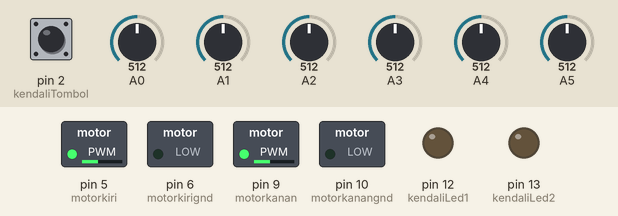
A sketch run on a simulated Arduino Uno, built with avr-gcc and run on an emulated ATmega328P. Parts: switched loads named in the sketch (green lamp = pin HIGH), output pins drawn as LEDs (lit = HIGH). Dashed ring = blinking. The inputs (shaded band) are chosen by the test bench; at power-on: pin 2 (kendaliTombol) HIGH, A1 = 512, A2 = 512, A0 = 512, A3 = 512, A4 = 512, A5 = 512. EEPROM starts erased; what the sketch prints to the serial monitor is not drawn.

Above: at 1.2 s.
1.3 s: pin 2 (kendaliTombol) pulled LOW for 0.15 s
At 1.6 s:
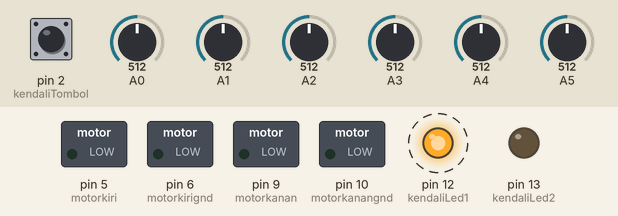
4.3 s: pin 2 (kendaliTombol) pulled LOW for 1 s
At 5.55 s:
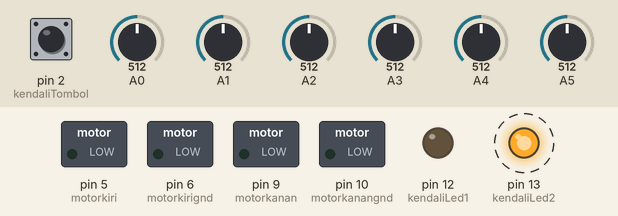
7.3 s: pin 2 (kendaliTombol) pulled LOW for 0.15 s
At 9.1 s:
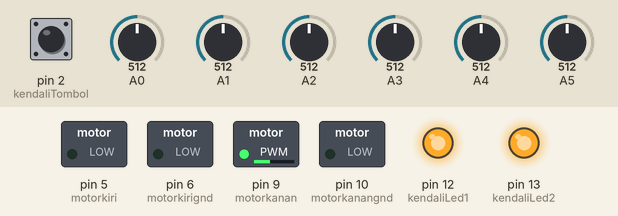
9.4 s: A1 set to 498
10.9 s: A1 set to 471
At 12.0 s:
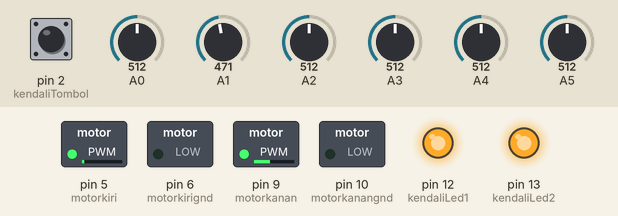
12.4 s: A2 set to 306
At 13.9 s:
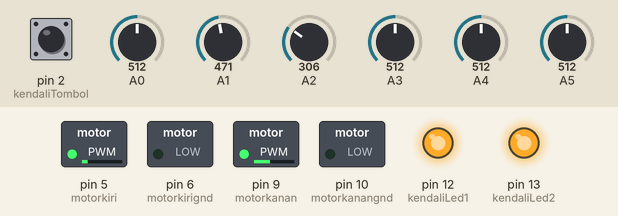
Timing chart, 0 to 14.9 s (numbered marks = the images above; inputs shaded):
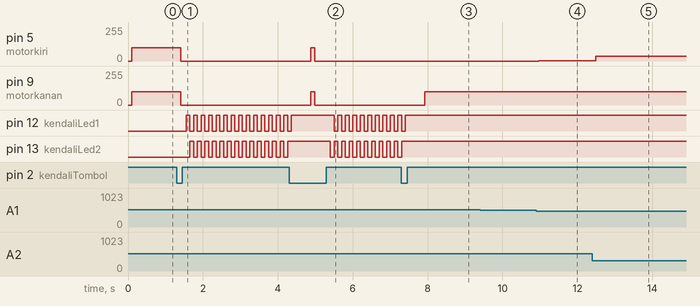

Measured:
- after the input at 1.3 s, pin 5 (motorkiri), pin 9 (motorkanan): 100/255 → 0/255 after 0.10 s; pin 12 (kendaliLed1): alternates HIGH for 0.10 s and LOW for 0.10 s, starting after 0.25 s; pin 13 (kendaliLed2): alternates HIGH for 0.10 s and LOW for 0.10 s, starting after 0.35 s
- after the input at 4.3 s, pin 5 (motorkiri), pin 9 (motorkanan): 0/255 → 100/255 after 0.58 s, → 0/255 0.11 s later
- after the input at 7.3 s, pin 9 (motorkanan): 0/255 → 100/255 after 0.62 s; pin 12 (kendaliLed1): goes on until 7.4 s, then stays HIGH; pin 13 (kendaliLed2): goes on until 7.3 s, then stays HIGH
- after the input at 9.4 s, every drawn part: stays the same
- after the input at 10.9 s, pin 5 (motorkiri): 0/255 → 1/255 after 0.07 s
- after the input at 12.4 s, pin 5 (motorkiri): 1/255 → 34/255 after 0.09 s

The sketch:

line_foll.ino
```cpp
float PV; // PV(Present Value) = process value atau nilai aktual pembacaan
int pwmkanan;
int pwmkiri;
int MINPWM = 0;
int MAXPWM = 100;//maksimal 255
int MV;// Modificated Value merupakan nilai kalkulasi untuk mengoreksi error(hasil dari PID)
float P;
float I;
float D;
float Kp;
float Ki;
float Kd;
float Ts;
float error;
float lasterror;
float ratei;
float rated;
#define SP 0 // SP = set point atau nilai acuan
#include <Wire.h>
#include <EEPROM.h>
#define kendaliLed1 12
#define kendaliLed2 13
#define kendaliTombol 2
#define motorkanan 9
#define motorkanangnd 10
#define motorkiri 5
#define motorkirignd 6
unsigned int sensor[6], nilaiMin[6], nilaiMax[6], nilaiRef[6];
int i, x=0;
boolean biner[6];

void setup() {
pinMode (motorkanan, OUTPUT);
pinMode (motorkanangnd, OUTPUT);
pinMode (motorkiri, OUTPUT);
pinMode (motorkirignd, OUTPUT);
pinMode (kendaliLed1, OUTPUT);
pinMode (kendaliLed2, OUTPUT);
pinMode (kendaliTombol, INPUT);
digitalWrite(kendaliTombol, HIGH);
Serial.begin(115200);
dataSensor();
}

void loop() {
analogWrite (motorkanangnd,0);
analogWrite (motorkirignd,0);
KendaliBacasensor ();
tampilDatasensor();
KendaliTampilsensor ();
if (digitalRead(kendaliTombol)==LOW)
  {
    analogWrite (motorkanan,0);
    analogWrite (motorkiri,0);
    while (digitalRead(kendaliTombol)==LOW){
    }
  kalibrasi();
  }

 //PID, SP = 0
     if ((biner[0]==1) &&(biner[1]==1) &&(biner[2]==1) &&(biner[3]==1) &&(biner[4]==1) &&(biner[5]==0)   ) PV = -5;
else if ((biner[0]==1) &&(biner[1]==1) &&(biner[2]==1) &&(biner[3]==0) &&(biner[4]==0) &&(biner[5]==0)   ) PV = -4;
else if ((biner[0]==1) &&(biner[1]==1) &&(biner[2]==1) &&(biner[3]==1) &&(biner[4]==0) &&(biner[5]==0)   ) PV = -4;
else if ((biner[0]==1) &&(biner[1]==1) &&(biner[2]==1) &&(biner[3]==1) &&(biner[4]==0) &&(biner[5]==1)   ) PV = -3;
else if ((biner[0]==1) &&(biner[1]==1) &&(biner[2]==0) &&(biner[3]==0) &&(biner[4]==0) &&(biner[5]==1)   ) PV = -2;
else if ((biner[0]==1) &&(biner[1]==1) &&(biner[2]==1) &&(biner[3]==0) &&(biner[4]==0) &&(biner[5]==1)   ) PV = -2;
else if ((biner[0]==1) &&(biner[1]==1) &&(biner[2]==1) &&(biner[3]==0) &&(biner[4]==1) &&(biner[5]==1)   ) PV = -1;

else if ((biner[0]==1) &&(biner[1]==1) &&(biner[2]==0) &&(biner[3]==0) &&(biner[4]==1) &&(biner[5]==1)   ) PV = 0; // SP

else if ((biner[0]==1) &&(biner[1]==1) &&(biner[2]==0) &&(biner[3]==1) &&(biner[4]==1) &&(biner[5]==1)   ) PV = 1;
else if ((biner[0]==1) &&(biner[1]==0) &&(biner[2]==0) &&(biner[3]==0) &&(biner[4]==1) &&(biner[5]==1)   ) PV = 2;
else if ((biner[0]==1) &&(biner[1]==0) &&(biner[2]==0) &&(biner[3]==1) &&(biner[4]==1) &&(biner[5]==1)   ) PV = 2;
else if ((biner[0]==1) &&(biner[1]==0) &&(biner[2]==1) &&(biner[3]==1) &&(biner[4]==1) &&(biner[5]==1)   ) PV = 3;
else if ((biner[0]==0) &&(biner[1]==0) &&(biner[2]==0) &&(biner[3]==1) &&(biner[4]==1) &&(biner[5]==1)   ) PV = 4;
else if ((biner[0]==0) &&(biner[1]==0) &&(biner[2]==1) &&(biner[3]==1) &&(biner[4]==1) &&(biner[5]==1)   ) PV = 4;
else if ((biner[0]==0) &&(biner[1]==1) &&(biner[2]==1) &&(biner[3]==1) &&(biner[4]==1) &&(biner[5]==1)   ) PV = 5;
else if ((biner[0]==1) &&(biner[1]==1) &&(biner[2]==1) &&(biner[3]==1) &&(biner[4]==1) &&(biner[5]==1)   ) PV = 6;

    Kp = (MAXPWM/3);
    Ki = 0.002;
    Kd = 2.5;
    Ts = 0.0001; //time sampling
    error = SP - PV;
    P = Kp * error;             //PROPORSIONAL
    rated = error - lasterror;
    D = Kd / Ts * rated;        //DERIVATIF
    ratei = error + lasterror;
    I = Ki * ratei * Ts ;        //INTEGRAL
    lasterror = error;

    MV = P; // kendali yang digunakan proporsional
//   MV = P + D; // kendali yang digunakan proporsional derivatif
//    MV = P + I + D; // kendali yang digunakan proporsional integral derivatif

    if (MV == 0)
    {
      pwmkiri = MAXPWM;
      pwmkanan = MAXPWM;
    }

    else if (MV > 0) //alihkan ke kanan
    {
      pwmkiri = MAXPWM ;
      pwmkanan = MAXPWM - MV;
      if (pwmkiri <MINPWM) pwmkiri = MINPWM;
      if (pwmkiri >MAXPWM) pwmkiri = MAXPWM;
    }

    else if (MV < 0) //alihkan ke kiri
    {
      pwmkiri = MAXPWM + MV;
      pwmkanan = MAXPWM  ;
      if (pwmkanan <MINPWM) pwmkanan = MINPWM;
      if (pwmkanan >MAXPWM) pwmkanan = MAXPWM;
    }
      if (pwmkiri <= 0)pwmkiri = 0;//nilai pwm tidak boleh min jika min atau lebih dari 255 maka perhitungannya beda balik lagi ke 0 baca di google buat prinsip nilai timer
      if (pwmkanan <= 0)pwmkanan = 0;
analogWrite (motorkanan,pwmkanan);
analogWrite (motorkiri,pwmkiri);
Serial.print("   ");
Serial.print("ERROR =  ");
Serial.print(error);
Serial.print("   ");
Serial.print("P =  ");
Serial.print(P);
Serial.print("   ");
Serial.print("D =  ");
Serial.print(D);
Serial.print("   ");
Serial.print("I =  ");
Serial.print(I);
Serial.print("   ");
Serial.print("MV =  ");
Serial.print(MV);
Serial.print("     ");
Serial.print("pwmkanan =  ");
Serial.print(pwmkanan);
Serial.print("     ");
Serial.print("pwmkiri =  ");
Serial.println(pwmkiri);
}
```

cara_tunning.ino
```cpp
//adapun cara yang dilakukan untuk mentuning PID pada robot line follower ialah sebagai berikut:
//
//    Langkah awal gunakan kontrol proporsional terlebih dahulu, abaikan konstanta integratif dan derivatifnya dengan memberikan nilai nol pada integratif dan derivatif.
//    Tambahkan terus konstanta proporsional maksimum hingga keadaan stabil namun robot masih berosilasi.
//    Untuk meredam osilasi, tambahkan konstanta derivatif dengan membagi dua nilai proporsional, amati keadaan sistem robot hingga stabil dan lebih responsif.
//    Jika sistem robot telah stabil, kontrol integratif dapat menjadi opsional, dalam artian jika ingin mencoba-coba tambahkan kontrol integratif tersebut, namun pemberian nilai integratif yang tidak tepat dapat membuat sistem robot menjadi tidak stabil.
//    Nilai set point kecepatan dan nilai batas bawah/atas memberikan patokan kecepatan robot.
//    Nilai time sampling (waktu cuplik) juga mempengaruhi perhitungan PID, tentunnya saat penggunaan kontrol integratif dan derivatif.
//    Periksa kembali perfoma sistem hingga mendapatkan hasil yang memuaskan.


//coba sekarang udah mau belum buat belok
//oke mas, bentar takpsang bterainya
//udah mau belok,tpi blum pas, belok sedikit muter ditempat mas
//terllau tajem beloknya atau terlalu lambat
//kalau terlalau tajem ditambahin aja pembaginya yang (maxpwm/6) ditambah ke 7 ,8 atau berapa lah
//kalau terlalu lambat brrti dikurangin
//udah dulu mau lanjut kerjaan
//maaf ya
//oke mksih
```

kalibrasi.ino
```cpp
void kalibrasi (){
  Serial.println ("kalibrasi on !");
 for (i=0; i<6; i++){
  nilaiMin[i] = 1023;
  nilaiMax[i] = 0;
 }
 delay(100);
 while (digitalRead(kendaliTombol) == HIGH){
  digitalWrite (12, HIGH);
  digitalWrite (13, LOW);
  delay(100);
  KendaliBacasensor();
  for(i=0;i<6;i++){
    if(sensor[i] > nilaiMax[i]) nilaiMax[i] = sensor[i];
    if(sensor[i] < nilaiMin[i]) nilaiMin[i] = sensor[i];
  }
  digitalWrite (12, LOW);
  digitalWrite (13, HIGH);
  delay(100);
 }
 Serial.println("Kalibrasi DONE!!");
 digitalWrite (12, HIGH);
 digitalWrite (13, HIGH);
 for(i=0;i<6;i++){
  nilaiRef[i] = (nilaiMax[i] + nilaiMin[i])/2.1;
  EEPROM.write(i,nilaiRef[i]);
 }
 delay(500);
}

void KendaliBacasensor (){
  sensor[0] = analogRead (A0)/4;
  sensor[1] = analogRead (A1)/4;
  sensor[2] = analogRead (A2)/4;
  sensor[3] = analogRead (A3)/4;
  sensor[4] = analogRead (A4)/4;
  sensor[5] = analogRead (A5)/4;
}

void bacaSensorbiner(){
  KendaliBacasensor();
  if (sensor[0] > nilaiRef[0]){
    biner[0] = 1;
  }
  else {
    biner[0] = 0;
  }
    if (sensor[1] > nilaiRef[1]){
    biner[1] = 1;
  }
  else {
    biner[1] = 0;
  }
    if (sensor[2] > nilaiRef[2]){
    biner[2] = 1;
  }
  else {
    biner[2] = 0;
  }
    if (sensor[3] > nilaiRef[3]){
    biner[3] = 1;
  }
  else {
    biner[3] = 0;
  }
    if (sensor[4] > nilaiRef[4]){
    biner[4] = 1;
  }
  else {
    biner[4] = 0;
  }
    if (sensor[5] > nilaiRef[5]){
    biner[5] = 1;
  }
  else {
    biner[5] = 0;
  }
}
void tampilDatasensor(){
  for(i=0;i<6;i++){
    Serial.print(sensor[i]);
    Serial.print("  ");
  }
  Serial.println(" ");
  delay(100);
}
void dataSensor(){
  for(i=0;i<6;i++){
    nilaiRef[i]=EEPROM.read(i);
  }
}

void KendaliTampilsensor (){
  bacaSensorbiner();
  Serial.print(biner[0]);
  Serial.print("  ");
  Serial.print(biner[1]);
  Serial.print("  ");
  Serial.print(biner[2]);
  Serial.print("  ");
  Serial.print(biner[3]);
  Serial.print("  ");
  Serial.print(biner[4]);
  Serial.print("  ");
  Serial.print(biner[5]);
  Serial.print("  ");
}
```
